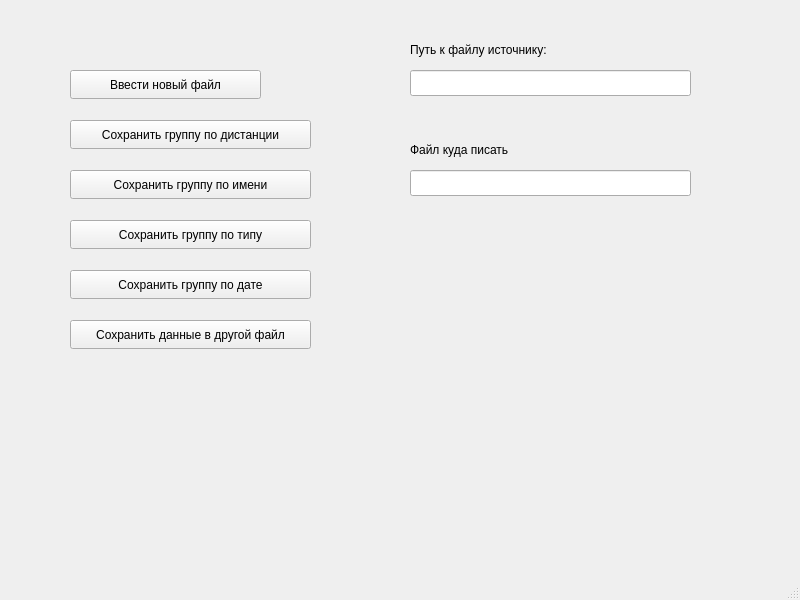
<?xml version="1.0" encoding="UTF-8"?>
<ui version="4.0">
 <class>ProcessingObjects</class>
 <widget class="QMainWindow" name="ProcessingObjects">
  <property name="geometry">
   <rect>
    <x>0</x>
    <y>0</y>
    <width>800</width>
    <height>600</height>
   </rect>
  </property>
  <property name="windowTitle">
   <string>ProcessingObjects</string>
  </property>
  <widget class="QWidget" name="centralwidget">
   <widget class="QPushButton" name="btn_new_file">
    <property name="geometry">
     <rect>
      <x>70</x>
      <y>70</y>
      <width>191</width>
      <height>29</height>
     </rect>
    </property>
    <property name="text">
     <string>Ввести новый файл</string>
    </property>
   </widget>
   <widget class="QLineEdit" name="le_name_file">
    <property name="geometry">
     <rect>
      <x>410</x>
      <y>70</y>
      <width>281</width>
      <height>26</height>
     </rect>
    </property>
   </widget>
   <widget class="QLabel" name="label">
    <property name="geometry">
     <rect>
      <x>410</x>
      <y>40</y>
      <width>201</width>
      <height>20</height>
     </rect>
    </property>
    <property name="text">
     <string>Путь к файлу источнику:</string>
    </property>
   </widget>
   <widget class="QPushButton" name="btn_save_distance_group">
    <property name="geometry">
     <rect>
      <x>70</x>
      <y>120</y>
      <width>241</width>
      <height>29</height>
     </rect>
    </property>
    <property name="text">
     <string>Сохранить группу по дистанции</string>
    </property>
   </widget>
   <widget class="QPushButton" name="btn_save_name_group">
    <property name="geometry">
     <rect>
      <x>70</x>
      <y>170</y>
      <width>241</width>
      <height>29</height>
     </rect>
    </property>
    <property name="text">
     <string>Сохранить группу по имени</string>
    </property>
   </widget>
   <widget class="QPushButton" name="btn_save_type_group">
    <property name="geometry">
     <rect>
      <x>70</x>
      <y>220</y>
      <width>241</width>
      <height>29</height>
     </rect>
    </property>
    <property name="text">
     <string>Сохранить группу по типу</string>
    </property>
   </widget>
   <widget class="QPushButton" name="btn_save_date_group">
    <property name="geometry">
     <rect>
      <x>70</x>
      <y>270</y>
      <width>241</width>
      <height>29</height>
     </rect>
    </property>
    <property name="text">
     <string>Сохранить группу по дате</string>
    </property>
   </widget>
   <widget class="QPushButton" name="btn_save_data">
    <property name="geometry">
     <rect>
      <x>70</x>
      <y>320</y>
      <width>241</width>
      <height>29</height>
     </rect>
    </property>
    <property name="text">
     <string>Сохранить данные в другой файл</string>
    </property>
   </widget>
   <widget class="QLineEdit" name="le_name_file_2">
    <property name="geometry">
     <rect>
      <x>410</x>
      <y>170</y>
      <width>281</width>
      <height>26</height>
     </rect>
    </property>
   </widget>
   <widget class="QLabel" name="label_2">
    <property name="geometry">
     <rect>
      <x>410</x>
      <y>140</y>
      <width>201</width>
      <height>20</height>
     </rect>
    </property>
    <property name="text">
     <string>Файл куда писать</string>
    </property>
   </widget>
  </widget>
  <widget class="QMenuBar" name="menubar">
   <property name="geometry">
    <rect>
     <x>0</x>
     <y>0</y>
     <width>800</width>
     <height>26</height>
    </rect>
   </property>
  </widget>
  <widget class="QStatusBar" name="statusbar"/>
 </widget>
 <resources/>
 <connections/>
</ui>
